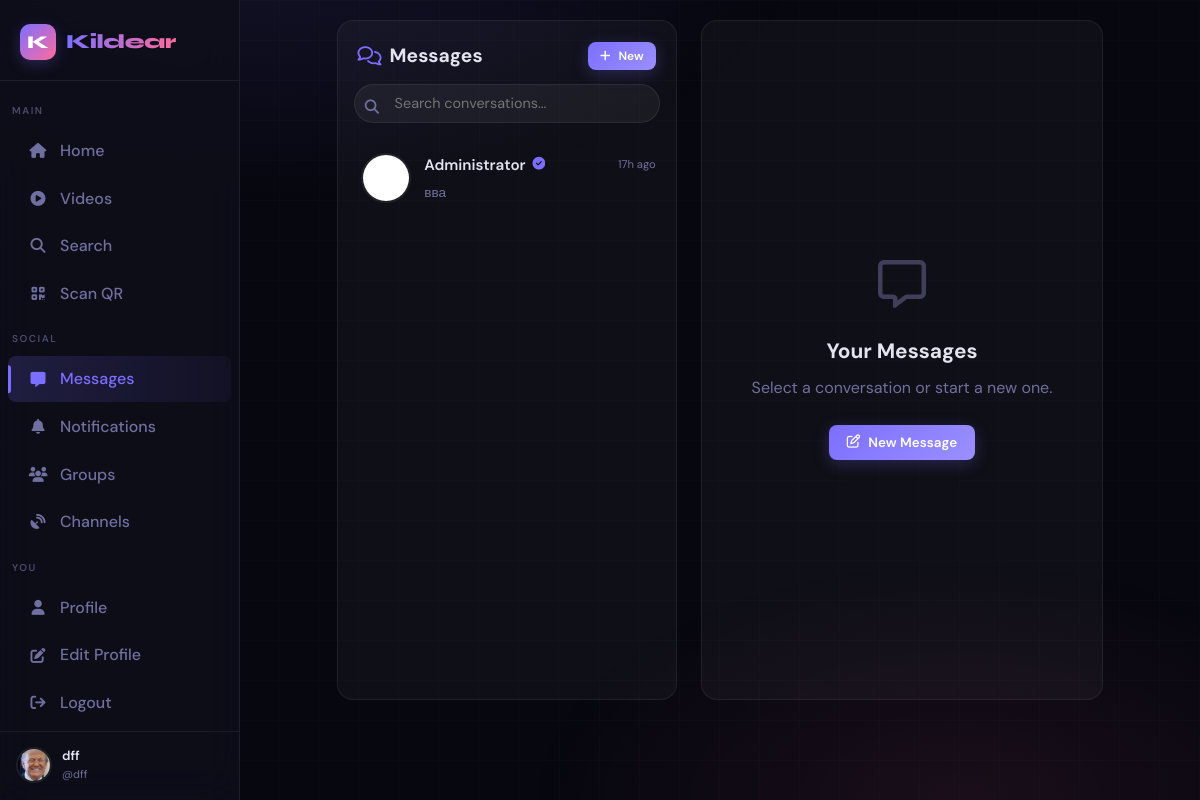
Page /chat (signed in) on the committed database.
### app.py (models this page shows, shortened)
class User(UserMixin, db.Model):
    id = db.Column(db.Integer, primary_key=True)
    username = db.Column(db.String(40), unique=True, nullable=False)
    email = db.Column(db.String(120), unique=True, nullable=False)
    password_hash = db.Column(db.String(256), nullable=False)
    display_name = db.Column(db.String(60), default="")
    bio = db.Column(db.String(500), default="")
    preset_avatar = db.Column(db.Integer, default=1)
    preset_cover = db.Column(db.Integer, nullable=True)
    website = db.Column(db.String(200), default="")
    location = db.Column(db.String(100), default="")
    accent_color = db.Column(db.String(7), default="#6c63ff")
    is_private = db.Column(db.Boolean, default=False)
    is_verified = db.Column(db.Boolean, default=False)
    is_banned = db.Column(db.Boolean, default=False)
    is_admin = db.Column(db.Boolean, default=False)
    is_online = db.Column(db.Boolean, default=False)
    last_seen = db.Column(db.DateTime, default=datetime.utcnow)
    created_at = db.Column(db.DateTime, default=datetime.utcnow)
    two_factor_enabled = db.Column(db.Boolean, default=False)
    two_factor_secret = db.Column(db.String(32), nullable=True)
    following = db.relationship(
        "User", secondary=follows,
        primaryjoin=follows.c.follower_id == id,
        secondaryjoin=follows.c.followed_id == id,
        backref=db.backref("followers", lazy="dynamic"),
        lazy="dynamic"
    )
    blocked_users = db.relationship(
        "User", secondary=blocks,
        primaryjoin=blocks.c.blocker_id == id,
        secondaryjoin=blocks.c.blocked_id == id,
        backref=db.backref("blocked_by", lazy="dynamic"),
        lazy="dynamic"
    )
    posts = db.relationship("Post", backref="author", lazy="dynamic", foreign_keys="Post.user_id")
    sent_msgs = db.relationship("Message", backref="sender", lazy="dynamic", foreign_keys="Message.sender_id")
    recv_msgs = db.relationship("Message", backref="receiver", lazy="dynamic", foreign_keys="Message.receiver_id")
    notifications = db.relationship("Notification", backref="recipient", lazy="dynamic",
                                    foreign_keys="Notification.user_id")
    comments = db.relationship("Comment", backref="author", lazy="dynamic")
    owned_groups = db.relationship("Group", backref="owner", lazy="dynamic")
    owned_channels = db.relationship("Channel", backref="owner", lazy="dynamic")
    login_history = db.relationship("LoginHistory", backref="user", lazy="dynamic")
    @property
    def avatar_url(self):
        if self.preset_avatar and self.preset_avatar in PRESET_AVATARS:
            return PRESET_AVATARS[self.preset_avatar]
        return PRESET_AVATARS[1]

class Message(db.Model):
    id = db.Column(db.Integer, primary_key=True)
    sender_id = db.Column(db.Integer, db.ForeignKey("user.id"), nullable=False)
    receiver_id = db.Column(db.Integer, db.ForeignKey("user.id"), nullable=False)
    content = db.Column(db.Text, default="")
    media_url = db.Column(db.String(300), default="")
    is_read = db.Column(db.Boolean, default=False)
    is_deleted = db.Column(db.Boolean, default=False)
    reply_to_id = db.Column(db.Integer, db.ForeignKey("message.id"), nullable=True)
    created_at = db.Column(db.DateTime, default=datetime.utcnow)
    replies = db.relationship("Message", backref=db.backref("reply_to", remote_side=[id]))

### app.py (the view)
@app.route("/chat")
@login_required
def chat_list():
    try:
        sent_to = db.session.query(Message.receiver_id).filter_by(sender_id=current_user.id).distinct()
        recv_from = db.session.query(Message.sender_id).filter_by(receiver_id=current_user.id).distinct()
        uid_set = {r[0] for r in sent_to} | {r[0] for r in recv_from}
        blocked_ids = [b.id for b in current_user.blocked_users]
        uid_set = uid_set - set(blocked_ids)
        partners = User.query.filter(User.id.in_(uid_set)).all()
        conversations = []
        for p in partners:
            last = (Message.query
                    .filter(or_(
                and_(Message.sender_id == current_user.id, Message.receiver_id == p.id),
                and_(Message.sender_id == p.id, Message.receiver_id == current_user.id)
            ))
                    .filter(Message.is_deleted == False)
                    .order_by(Message.created_at.desc()).first())
            unread = (Message.query
                      .filter_by(sender_id=p.id, receiver_id=current_user.id, is_read=False, is_deleted=False)
                      .count())
            voice_unread = VoiceMessage.query.filter_by(
                sender_id=p.id, receiver_id=current_user.id, is_read=False
            ).count()
            conversations.append({
                "user": p,
                "last": last,
                "unread": unread,
                "voice_unread": voice_unread
            })
        conversations.sort(key=lambda x: x["last"].created_at if x["last"] else datetime.min, reverse=True)
        return render_template("chat_list.html", conversations=conversations)
    except Exception as e:
        logger.error(f"Ошибка в chat_list: {e}")
        flash("Ошибка при загрузке чата", "error")
        return redirect(url_for("index"))

### app.py (called while the page is built)
@app.template_filter('timeago')
def timeago_filter(date):
    if not date:
        return 'recently'
    now = datetime.utcnow()
    diff = now - date
    if diff.days > 365:
        return f"{diff.days // 365}y ago"
    elif diff.days > 30:
        return f"{diff.days // 30}mo ago"
    elif diff.days > 0:
        return f"{diff.days}d ago"
    elif diff.seconds > 3600:
        return f"{diff.seconds // 3600}h ago"
    elif diff.seconds > 60:
        return f"{diff.seconds // 60}m ago"
    else:
        return "just now"

def get_client_ip():
    if request.headers.get('X-Forwarded-For'):
        return request.headers.get('X-Forwarded-For').split(',')[0].strip()
    return request.remote_addr or '0.0.0.0'

@app.before_request
def ddos_shield():
    ip = get_client_ip()
    if ip in _blocked_ips:
        abort(429)
    now = time.time()
    window = [t for t in _req_log[ip] if now - t < 10]
    window.append(now)
    _req_log[ip] = window
    if len(window) > 200:
        _blocked_ips.add(ip)
        app.logger.warning(f"[DDoS] Blocked IP: {ip}")
        abort(429)
    if request.content_length and request.content_length > app.config["MAX_CONTENT_LENGTH"]:
        abort(413)

@login_mgr.user_loader
def load_user(user_id):
    return db.session.get(User, int(user_id))

### templates/chat_list.html (shortened to what this page needs)
{% extends "base.html" %}
{% block content %}
<div class="messages-layout">
  <div class="conversations-panel card">
    <div class="conv-panel-header">
      <h2><i class="fa-regular fa-comments"></i> Messages</h2>
      <button class="btn btn-primary btn-sm" onclick="openNewMessageModal()">
        <i class="fa-solid fa-plus"></i> New
      </button>
    </div>
    <div class="conv-search-wrap">
      <i class="fa-solid fa-magnifying-glass conv-search-icon"></i>
      <input type="text" placeholder="Search conversations..." class="conv-search" id="convSearch" oninput="filterConvs(this.value)">
    </div>
    <div class="conv-list" id="convList">
      {% if conversations %}
        {% for convo in conversations %}
        <a href="{{ url_for('chat', username=convo.user.username) }}"
           class="conv-item {% if convo.unread > 0 %}unread{% endif %}"
           data-name="{{ convo.user.display_name or convo.user.username }}">
          <div class="conv-avatar-wrap">
            <img src="{{ convo.user.avatar or '/static/default_avatar.png' }}"
                 class="avatar avatar-md"
                 alt="{{ convo.user.username }}"
                 onerror="this.src='/static/default_avatar.png'">
          </div>
          <div class="conv-info">
            <div class="conv-name-row">
              <span class="conv-name">
                {{ convo.user.display_name or convo.user.username }}
                {% if convo.user.is_verified %}
                <i class="fa-solid fa-circle-check verified-icon"></i>
                {% endif %}
              </span>
              {% if convo.last %}
              <span class="conv-time">{{ convo.last.created_at|timeago }}</span>
              {% endif %}
            </div>
            <div class="conv-preview-row">
              {% if convo.last %}
                <span class="conv-preview">
                  {% if convo.last.content %}
                    {{ convo.last.content[:50] }}{% if convo.last.content|length > 50 %}…{% endif %}
                  {% elif convo.last.media_url %}
                    <i class="fa-regular fa-image"></i> Photo
                  {% endif %}
                </span>
              {% else %}
                <span class="conv-preview empty">No messages yet</span>
              {% endif %}
            </div>
          </div>
        </a>
        {% endfor %}
      {% else %}
        <div class="conv-empty">
          <div class="conv-empty-icon">💬</div>
          <p>No conversations yet</p>
          <button class="btn btn-primary btn-sm" onclick="openNewMessageModal()">Start a chat</button>
        </div>
      {% endif %}
    </div>
  </div>
  <div class="messages-empty-panel card">
    <div class="messages-empty-content">
      <div class="messages-empty-icon">
        <i class="fa-regular fa-message fa-3x"></i>
      </div>
      <h3>Your Messages</h3>
      <p>Select a conversation or start a new one.</p>
      <button class="btn btn-primary" onclick="openNewMessageModal()">
        <i class="fa-regular fa-pen-to-square"></i> New Message
      </button>
    </div>
  </div>
</div>
{% endblock %}

### templates/base.html (shortened to what this page needs)
<!DOCTYPE html>
<html lang="en" data-theme="dark">
<head>
  <link rel="stylesheet" href="https://cdnjs.cloudflare.com/ajax/libs/font-awesome/6.5.0/css/all.min.css"/>
</head>
<body>
<nav class="sidebar" id="sidebar">
  <a href="{{ url_for('index') }}" class="sidebar-logo">
    <div class="logo-mark">K</div>
    <span class="logo-text">Kildear</span>
  </a>
  <span class="nav-section">Main</span>
  <a href="{{ url_for('index') }}"
     class="nav-item {% if request.endpoint == 'index' %}active{% endif %}">
    <i class="fa-solid fa-house"></i> Home
  </a>
  <a href="{{ url_for('video_feed') }}"
     class="nav-item {% if request.endpoint == 'video_feed' %}active{% endif %}">
    <i class="fa-solid fa-play-circle"></i> Videos
  </a>
  <a href="{{ url_for('search') }}"
     class="nav-item {% if request.endpoint == 'search' %}active{% endif %}">
    <i class="fa-solid fa-magnifying-glass"></i> Search
  </a>
  <a href="{{ url_for('scan_qr_page') }}"
     class="nav-item {% if request.endpoint == 'scan_qr_page' %}active{% endif %}">
    <i class="fa-solid fa-qrcode"></i> Scan QR
  </a>
  <span class="nav-section">Social</span>
  <a href="{{ url_for('chat_list') }}"
     class="nav-item {% if 'chat' in request.endpoint %}active{% endif %}">
    <i class="fa-solid fa-message"></i> Messages
  </a>
  <a href="{{ url_for('notifications') }}"
     class="nav-item {% if request.endpoint == 'notifications' %}active{% endif %}">
    <i class="fa-solid fa-bell"></i> Notifications
  </a>
  <a href="{{ url_for('groups') }}"
     class="nav-item {% if 'group' in request.endpoint %}active{% endif %}">
    <i class="fa-solid fa-users"></i> Groups
  </a>
  <a href="{{ url_for('channels') }}"
     class="nav-item {% if 'channel' in request.endpoint %}active{% endif %}">
    <i class="fa-solid fa-satellite-dish"></i> Channels
  </a>
  {% if current_user.is_authenticated %}
  <span class="nav-section">You</span>
  <a href="{{ url_for('profile', username=current_user.username) }}"
     class="nav-item {% if request.endpoint == 'profile' and request.view_args.get('username') == current_user.username %}active{% endif %}">
    <i class="fa-solid fa-user"></i> Profile
  </a>
  <a href="{{ url_for('edit_profile') }}"
     class="nav-item {% if request.endpoint == 'edit_profile' %}active{% endif %}">
    <i class="fa-solid fa-pen-to-square"></i> Edit Profile
  </a>
  <a href="{{ url_for('logout') }}" class="nav-item">
    <i class="fa-solid fa-arrow-right-from-bracket"></i> Logout
  </a>
  <div class="sidebar-user">
    <img src="{{ current_user.avatar_url }}" alt="" class="avatar"/>
    <div class="sidebar-user-info">
      <div class="name truncate">{{ current_user.display_name or current_user.username }}</div>
      <div class="handle">@{{ current_user.username }}</div>
    </div>
  </div>
  {% endif %}
</nav>
<div class="app-shell">
  <div class="main-content">
    {% block content %}{% endblock %}
  </div>
</div>
</body>
</html>

### templates/chat_list.html (style rules this page uses)
.messages-layout { display: grid; grid-template-columns: 340px 1fr; gap: 1.5rem; height: calc(100vh - 80px); max-width: 1200px; margin: 0 auto; padding: 20px; }
.conversations-panel { padding: 0; display: flex; flex-direction: column; overflow: hidden; background: var(--card); border-radius: 1rem; border: 1px solid var(--border); }
.conv-panel-header { display: flex; align-items: center; justify-content: space-between; padding: 1.25rem 1.25rem 0.75rem; }
.conv-panel-header h2 { font-size: 1.2rem; font-weight: 700; display: flex; align-items: center; gap: 8px; }
.conv-panel-header h2 i { color: var(--primary); }
.conv-search-wrap { position: relative; padding: 0 1rem 0.75rem; }
.conv-search-icon { position: absolute; left: 1.7rem; top: 50%; transform: translateY(-60%); color: var(--text-muted); font-size: 0.9rem; }
.conv-search { width: 100%; background: rgba(255,255,255,0.05); border: 1px solid var(--border); border-radius: 2rem; padding: 0.6rem 0.75rem 0.6rem 2.5rem; color: var(--text); font-size: 0.9rem; transition: all 0.2s; }
.conv-list { flex: 1; overflow-y: auto; padding: 0.25rem 0; }
.conv-item { display: flex; align-items: center; gap: 0.85rem; padding: 0.85rem 1.25rem; text-decoration: none; transition: all 0.2s; border-left: 3px solid transparent; }
.conv-avatar-wrap { position: relative; flex-shrink: 0; }
.conv-avatar-wrap img { width: 50px; height: 50px; border-radius: 50%; object-fit: cover; border: 2px solid var(--border); }
.conv-info { flex: 1; min-width: 0; }
.conv-name-row { display: flex; justify-content: space-between; align-items: center; margin-bottom: 0.3rem; }
.conv-name { font-weight: 600; font-size: 0.95rem; color: var(--text); white-space: nowrap; overflow: hidden; text-overflow: ellipsis; display: flex; align-items: center; gap: 4px; }
.verified-icon { color: var(--primary); font-size: 0.8rem; }
.conv-time { font-size: 0.7rem; color: var(--text-muted); flex-shrink: 0; }
.conv-preview-row { display: flex; justify-content: space-between; align-items: center; gap: 8px; }
.conv-preview { font-size: 0.85rem; color: var(--text-muted); white-space: nowrap; overflow: hidden; text-overflow: ellipsis; max-width: 180px; }
.messages-empty-panel { display: flex; align-items: center; justify-content: center; background: var(--card); border-radius: 1rem; border: 1px solid var(--border); }
.messages-empty-content { text-align: center; padding: 2rem; }
.messages-empty-icon { margin-bottom: 1.5rem; color: var(--text-muted); opacity: 0.5; }
.messages-empty-content h3 { font-size: 1.3rem; font-weight: 700; margin-bottom: 0.5rem; }
.messages-empty-content p { color: var(--text-muted); margin-bottom: 1.5rem; }

### rows in the picture
User: display_name "dff", username "dff"
User: user "Administrator", is_verified True (drawn)
Message: last.created_at "17h ago", last "вва"
